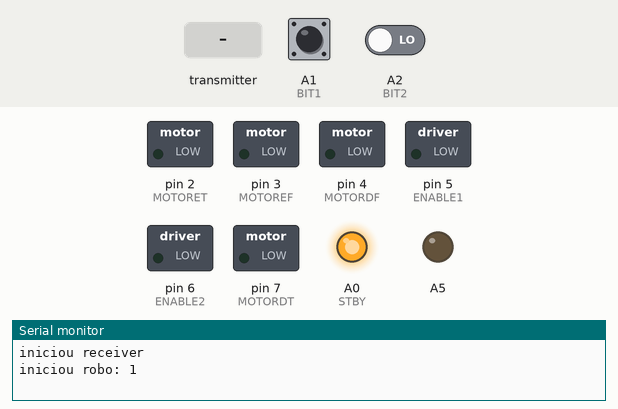
Simulated run of this program. Board: Arduino Nano, built with avr-gcc and run on an emulated ATmega328P. Parts: switched loads named in the program (green lamp = pin HIGH), output pins drawn as LEDs (lit = HIGH), the last lines printed to the serial monitor. Inputs (shaded band) come from the test bench; at power-on: A1 (BIT1) HIGH, A2 (BIT2) LOW. No radio packets arrive unless stated.

Above: at 3.4 s.
3.5 s: the transmitter starts sending id = 1
At 4.0 s:
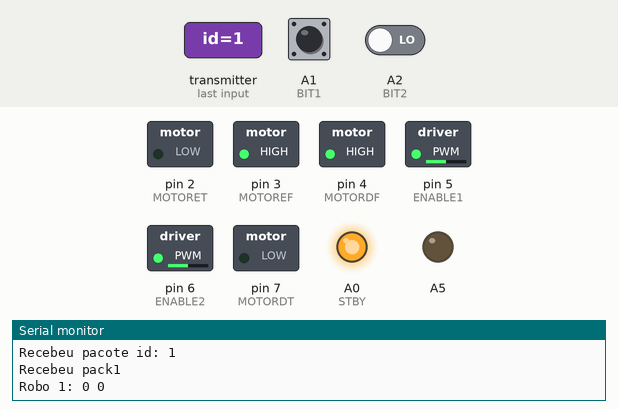
5.0 s: the transmitter starts sending vel.0 = 256
At 6.2 s:
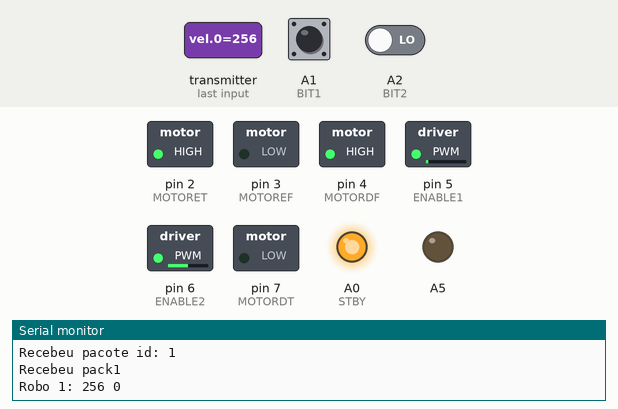
6.5 s: the transmitter starts sending vel.1 = 256
At 7.5 s:
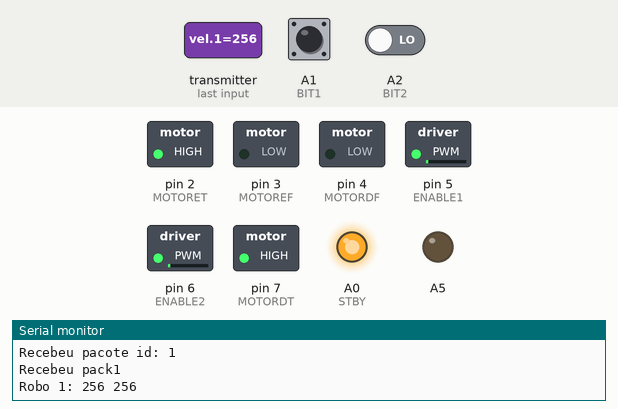
8.0 s: the transmitter starts sending id = 0
At 9.4 s:
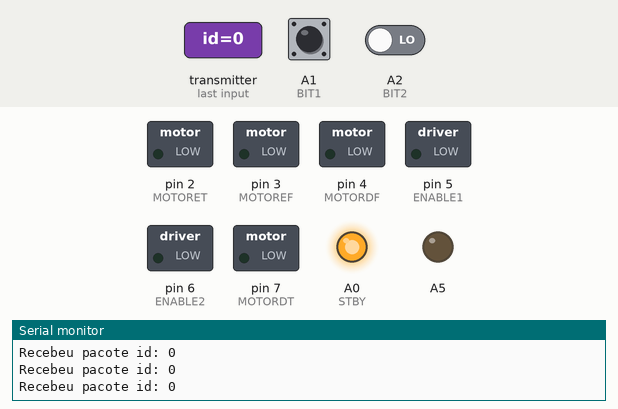
Timing chart, 0 to 10.6 s (numbered marks = the images above; inputs shaded):
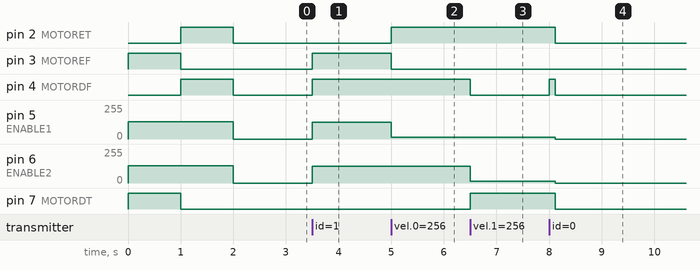

Measured:
- after the input at 3.5 s, pin 3 (MOTOREF), pin 4 (MOTORDF): LOW → HIGH at once; pin 5 (ENABLE1), pin 6 (ENABLE2): 0/255 → 126/255 at once
- after the input at 5.0 s, pin 2 (MOTORET): LOW → HIGH at once; pin 3 (MOTOREF): HIGH → LOW at once; pin 5 (ENABLE1): 126/255 → 14/255 at once
- after the input at 6.5 s, pin 4 (MOTORDF): HIGH → LOW at once; pin 6 (ENABLE2): 126/255 → 14/255 at once; pin 7 (MOTORDT): LOW → HIGH at once
- after the input at 8.0 s, pin 2 (MOTORET), pin 7 (MOTORDT): HIGH → LOW after 0.12 s; pin 4 (MOTORDF): LOW → HIGH at once, → LOW 0.12 s later; pin 5 (ENABLE1), pin 6 (ENABLE2): 14/255 → 0/255 after 0.12 s

The program:

main.cpp
```cpp
#include <Arduino.h>
////////////////////////////////////////////////////////////////////////////
/*Autor: Wérikson Alves e Hiago Batista
  Código de recepção do pacote de dados por rádio para BDP - UFV
  Data de início: 28/04/2022
  Data de finalização: ??/??/2022
  Versão: 22.1
  Descrição da alteração: Foi preenchido os comentarios e ajustado o código
*/
////////////////////////////////////////////////////////////////////////////
// Bibliotecas usadas:

#include <SPI.h>  //Biblioteca para comunicação com o SPI
#include "RF24.h" //Biblioteca para comunicação com o rádio

////////////////////////////////////////////////////////////////////////////
// Definição das portas usadas: D3, D4, D5, D9, D10

#define STBY A0

#define ENABLE1 5    //Pino do PWM A do motor ...
#define ENABLE2 6    //Pino do PWM B do motor ...
#define MOTORET 2    //Pino do motor esquerdo trás
#define MOTOREF 3    //Pino do motor esquerdo frente
#define MOTORDT 7    //Pino do motor direito trásdigitalWrite(abc, HIGH);
#define MOTORDF 4    //Pino do motor direito frentedigitalWrite(abc, HIGH);
#define BIT1 A1      //Dip Switch de escolha do robô
#define BIT2 A2      //Dip Switch de escolha do robô
#define LED 4        //Pino do LED
#define ROBOD 1      //Pino do robô
#define TEMPO 2000   //Tempo de espera para o robô parar
RF24 receptor(9,10); //Define os pinos de comunicação com o rádio

////////////////////////////////////////////////////////////////////////////
// Definição de constantes e variáveis:

int ROBO = 1;                           //Número do rôbo
byte addresses[][6] = {"BDP", "car"};   //Endereço para envio dos pacotes
struct Pacote { int id; int vel[2]; };  //Pacote de dados para serem enviados
// por rádio; id = N; vel = 0 - Esquerda ou 1 - Direita
Pacote pack;                            //Define o pacote
float val;
float conv;
bool turnOffMotor = 0;                  //Desliga o motor após algum tempo
unsigned long int turnOffMotorTime = 0; //Conta o tempo para desligar o motor

////////////////////////////////////////////////////////////////////////////
// Definição de protótipos de funções:
void InitialMecanicRotine(); //Função para inicializar as rotina de treino

////////////////////////////////////////////////////////////////////////////
void setup() { //Função setup
  Serial.begin(115200); // Abre a porta serial com o 'Baudrate' passado como parâmetro

  // Setup das portas da Ponte H:
  pinMode(MOTOREF, OUTPUT); //Define o pino do motor esquerdo frente como saída
  pinMode(MOTORET, OUTPUT); //Define o pino do motor esquerdo trás como saída
  pinMode(MOTORDF, OUTPUT); //Define o pino do motor direito frente como saída
  pinMode(MOTORDT, OUTPUT); //Define o pino do motor direito trás como saída
  pinMode(ENABLE1, OUTPUT); //Define o pino de PWM do motor ... como saída
  pinMode(ENABLE2, OUTPUT); //Define o pino de PWM do motor ... como saída
  pinMode(STBY, OUTPUT);    //Define o pino de standby como saída

  digitalWrite(STBY, HIGH); //Liga o standby


  //Setup do Teste mecânico:
  InitialMecanicRotine();  // Teste mecânico

  // Setup do rádio:
  delay(200);                                //Espera 200ms para inicializar o rádio
  receptor.begin();                          //Inicializa o rádio
  receptor.setChannel(83);                   //Define o canal do rádio
  receptor.setPALevel(RF24_PA_MIN);          //Define o nível de potência do rádio
  receptor.setDataRate( RF24_250KBPS );      //Define a taxa de transmissão do rádio
  receptor.openReadingPipe(1, addresses[1]); //Define o endereço de recepção
  receptor.startListening();                 //Inicia a recepção de pacotes
  receptor.printDetails();                   //Imprime os detalhes do rádio

  // Setup das portas do Dip Switch e identificação do rôbo:
  //pinMode(BIT1, INPUT);                                         //Define o pino como entrada
  //pinMode(BIT2, INPUT);                                         //Define o pino como entrada
  if(!digitalRead(BIT1) && digitalRead(BIT2)){ ROBO = 1; }      // Define o rôbo como 1
  else if(digitalRead(BIT1) && !digitalRead(BIT2)){ ROBO = 2;}  // Define o rôbo como 2
  else if(digitalRead(BIT1) && digitalRead(BIT2)){ ROBO = 3;}   // Define o rôbo como 3
  else if(!digitalRead(BIT1) && !digitalRead(BIT2)){ ROBO = 4;} // Define o rôbo como 4
  ROBO = 1; // Define o rôbo como 1 manualmente

  // Verificação do nivel da bateria
  pinMode(A4, INPUT);
  pinMode(A5, OUTPUT);
  val = analogRead(A4);
  conv = ((2*val)/204.60);
  if (conv <= 6.00){
    digitalWrite(4, HIGH);
    } else{
      digitalWrite(4, LOW);
    }

  //retirar depois
  Serial.println("iniciou receiver");
  Serial.print("iniciou robo: ");
  Serial.println(ROBO);
}
////////////////////////////////////////////////////////////////////////////
void loop() { //Função loop
  // Loop do controle:
  while ( receptor.available()>0) { //Enquanto houver pacotes para serem lidos
    digitalWrite(LED, HIGH);             //Liga o LED
    receptor.read( &pack, sizeof(pack)); //Lê o pacote
    Serial.print("Recebeu pacote id: "); //Imprime o informe
    Serial.println(pack.id);             //Imprime o número do pacote
    if(pack.id == ROBO){                 //Verifica se o pacote é o correto para o rôbo
      Serial.println("Recebeu pack1");   //Imprime o informe
      Serial.print("Robo 1: "); Serial.print(pack.vel[0]); Serial.print(" "); Serial.println(pack.vel[1]);//Imprime os dados do pacote
      if(pack.vel[0] <= 150){ //Verifica se a velocidade do robô é menor que 150
        analogWrite(ENABLE1, map(pack.vel[0], 150, 50, 0, 255));
        digitalWrite(MOTOREF, HIGH);
        digitalWrite(MOTORET, LOW);
      }
      else{
        analogWrite(ENABLE1, map(pack.vel[0], 151, 250, 1, 255));
        digitalWrite(MOTOREF, LOW);
        digitalWrite(MOTORET, HIGH);
      }
      if(pack.vel[1] <= 150){
        analogWrite(ENABLE2, map(pack.vel[1], 150, 50, 0, 255));
        digitalWrite(MOTORDF, HIGH);
        digitalWrite(MOTORDT, LOW);
      }
      else{
        analogWrite(ENABLE2, map(pack.vel[1], 151, 250, 1, 255));
        digitalWrite(MOTORDT, HIGH);
        digitalWrite(MOTORDF, LOW);
      }

      turnOffMotorTime = millis(); //Define o tempo para desligar o motor
    }
  }

  // Desliga o robô após 150 milissegundos, caso não tenha recebido nenhum pacote
  if(millis() - turnOffMotorTime > 150){ turnOffMotor = 1; }
  if(turnOffMotor){;
    analogWrite(ENABLE1, 0);
    analogWrite(ENABLE2, 0);
    digitalWrite(MOTORET, 0);
    digitalWrite(MOTORDT, 0);
    digitalWrite(MOTOREF, 0);
    digitalWrite(MOTORDF, 0);
    turnOffMotor = 0;
    digitalWrite(LED, LOW);

  }
}
////////////////////////////////////////////////////////////////////////////
void InitialMecanicRotine(){
     unsigned long initial_time = millis();
     while(millis() - initial_time < TEMPO){

        if(millis() - initial_time < TEMPO/2){
          //Roda motor da esquerda para frente
          analogWrite(ENABLE1, 128);
          digitalWrite(MOTOREF, HIGH);
          digitalWrite(MOTORET, LOW);
          //Roda motor da direita para trás
          analogWrite(ENABLE2, 128);
          digitalWrite(MOTORDF, LOW);
          digitalWrite(MOTORDT, HIGH);
        } else {
          //Roda motor da esquerda para trás
          analogWrite(ENABLE1, 128);
          digitalWrite(MOTOREF, LOW);
          digitalWrite(MOTORET, HIGH);
          //Roda motor da direita para frente
          analogWrite(ENABLE2, 128);
          digitalWrite(MOTORDF, HIGH);
          digitalWrite(MOTORDT, LOW);
        }

     }

    analogWrite(ENABLE1, 0);
    analogWrite(ENABLE2, 0);
    digitalWrite(MOTORET, 0);
    digitalWrite(MOTORDT, 0);
    digitalWrite(MOTOREF, 0);
    digitalWrite(MOTORDF, 0);

}
```
